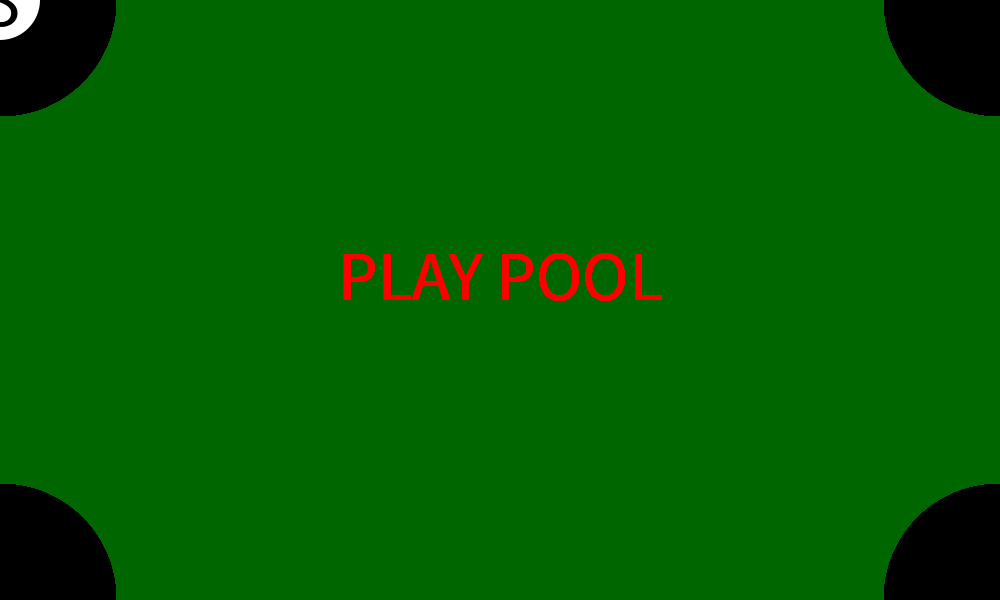
Frame 1 (no input)
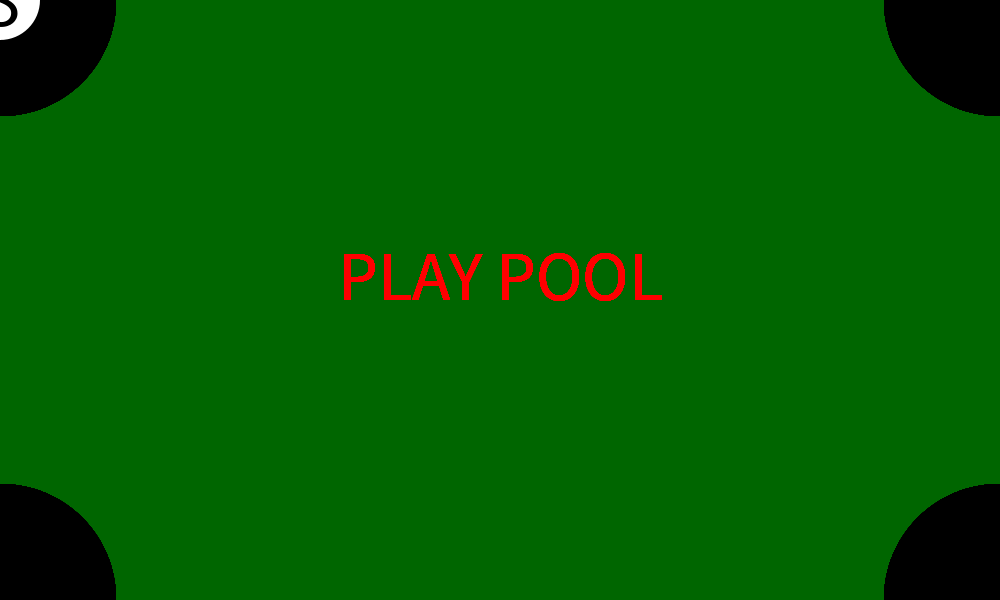
Frame 60 (the mouse pressed at the canvas centre just before this capture)
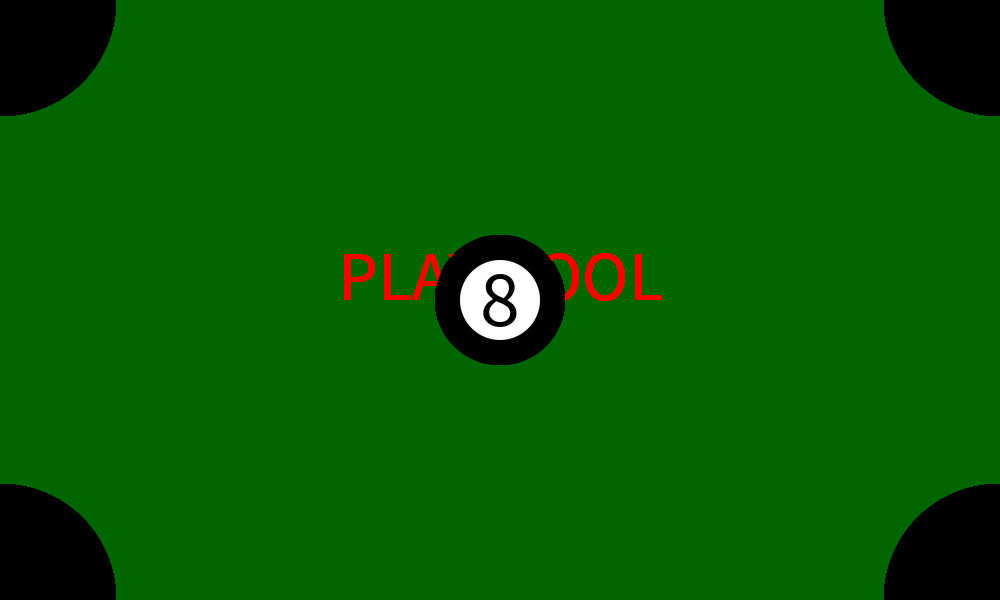
Frame 120 (the mouse held since frame 60 and released just before this capture)

The Processing sketch that drew these frames (run headless with seeded random() and noise(); from frame 60 on, the mouse is pressed at the canvas centre):

// Processing sketch: processing_164401
// ── processing_164401.pde

int num = 40;
int[] x = new int[num];
int[] y = new int[num];
 
void setup() {
  size(1000, 600);
  smooth();
  noStroke();
}
 
void draw() {
  background(0, 102, 0);
  for (int i = x.length-1; i > 0; i--) {
    x[i] = x[i-1];
    y[i] = y[i-1];
  }
  x[0] = mouseX;  //Make the first element
  y[0] = mouseY;  //Make the first element
  for (int i = 0; i < x. length; i++) {

// POOL TABLE
fill(0);
ellipse(1, 1, 230, 230);  //Corner Pocket TL
ellipse(1, 599, 230, 230);  //Corner Pocket BL
ellipse(999, 1, 230, 230);  //Corner Pocket Tr
ellipse(999, 599, 230, 230);  //Corner Pocket Br
fill(255, 0, 0);

// POOL TEXT
textSize(70);
textAlign(CENTER);
strokeWeight(22);
text("PLAY POOL", 500, 300);   //Press

//BALL
fill(0);
ellipse(x[i], y[i], 130, 130);  //8 Ball
fill(255);
ellipse(x[i], y[i], 80, 80); 
fill(0);
textSize(80);
textAlign(CENTER);
strokeWeight(22);
text("8", x[i], y[i]+26);   //Press
  }
}
